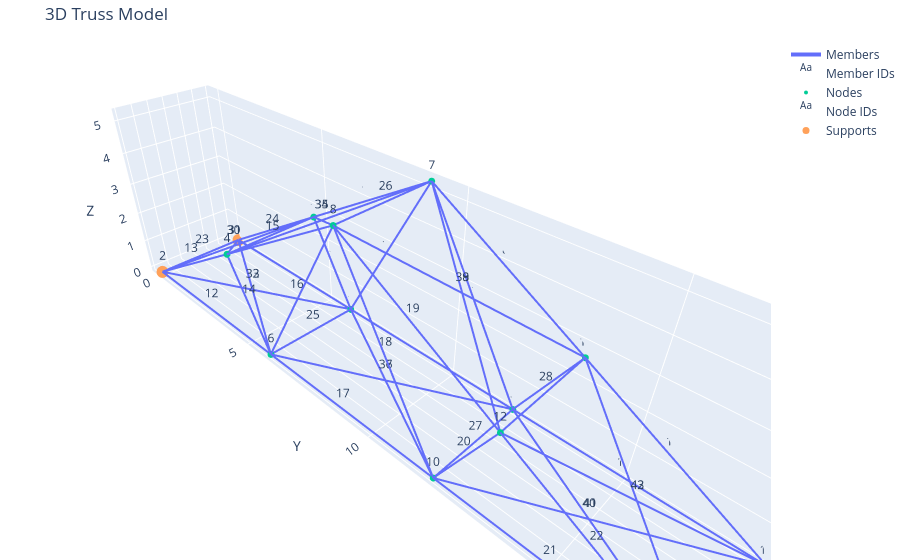
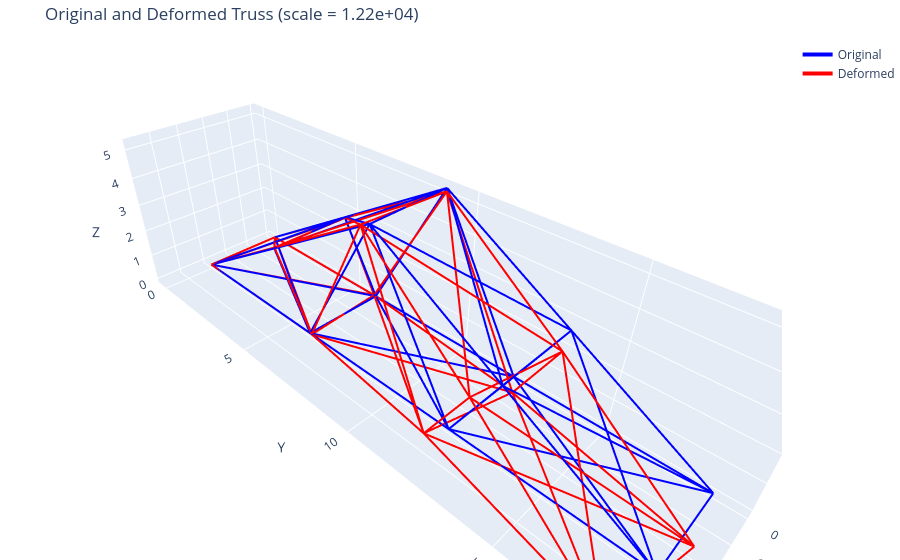

These figures' notebook cell, in order:
### Markdown cell above
### Validation Fabrication Error Loads

### Code cell
filepath = 'inputs/validation_truss_fab_error.json'

result = solver.truss_solver(filepath)
pp = postprocess.output(filepath, result, show_member_ids=True, table_output="xlsx")

### Figure 1 — Plotly figure (JSON) as saved in the notebook; plotly's stock layout.template omitted (floating-point values rounded to 4 significant figures; data arrays with more than 128 entries replaced by an {"elided": "..."} marker saying what was removed)
{"data": [{"line": {"width": 4}, "mode": "lines", "name": "Members", "type": "scatter3d", "x": {"elided": "129 int values"}, "y": {"elided": "129 float values"}, "z": {"elided": "129 float values"}}, {"mode": "text", "name": "Member IDs", "text": ["1", "2", "3", "4", "5", "6", "7", "8", "9", "10", "11", "12", "13", "14", "15", "16", "17", "18", "19", "20", "21", "22", "23", "24", "25", "26", "27", "28", "29", "30", "31", "32", "33", "34", "35", "36", "37", "38", "39", "40", "41", "42", "43"], "type": "scatter3d", "x": [0, 0, 0, 0, 0, 0, 0, 0, 0, 0, 0, 3, 3, 3, 3, 3, 3, 3, 3, 3, 3, 3, 1.5, 1.5, 1.5, 1.5, 1.5, 1.5, 1.5, 1.5, 1.5, 1.5, 1.5, 1.5, 1.5, 1.5, 1.5, 1.5, 1.5, 1.5, 1.5, 1.5, 1.5], "y": [3, 2.25, 5.25, 6.75, 7.5, 9, 10.5, 11.25, 12.75, 15, 15.75, 3, 2.25, 5.25, 6.75, 7.5, 9, 10.5, 11.25, 12.75, 15, 15.75, 0, 4.5, 6, 9, 12, 13.5, 18, 2.25, 2.25, 3, 3, 6.75, 6.75, 9, 9, 11.25, 11.25, 15, 15, 15.75, 15.75], "z": [0, 1.299, 1.299, 3.897, 2.598, 0, 2.598, 3.897, 1.299, 0, 1.299, 0, 1.299, 1.299, 3.897, 2.598, 0, 2.598, 3.897, 1.299, 0, 1.299, 0, 2.598, 0, 5.196, 0, 2.598, 0, 1.299, 1.299, 0, 0, 3.897, 3.897, 0, 0, 3.897, 3.897, 0, 0, 1.299, 1.299]}, {"marker": {"size": 4}, "mode": "markers", "name": "Nodes", "type": "scatter3d", "x": [0, 3, 0, 3, 0, 3, 0, 3, 0, 3, 0, 3, 0, 3], "y": [0, 0, 4.5, 4.5, 6, 6, 9, 9, 12, 12, 13.5, 13.5, 18, 18], "z": [0, 0, 2.598, 2.598, 0, 0, 5.196, 5.196, 0, 0, 2.598, 2.598, 0, 0]}, {"mode": "text", "name": "Node IDs", "text": ["1", "2", "3", "4", "5", "6", "7", "8", "9", "10", "11", "12", "13", "14"], "textposition": "top center", "type": "scatter3d", "x": [0, 3, 0, 3, 0, 3, 0, 3, 0, 3, 0, 3, 0, 3], "y": [0, 0, 4.5, 4.5, 6, 6, 9, 9, 12, 12, 13.5, 13.5, 18, 18], "z": [0, 0, 2.598, 2.598, 0, 0, 5.196, 5.196, 0, 0, 2.598, 2.598, 0, 0]}, {"marker": {"size": 7}, "mode": "markers", "name": "Supports", "type": "scatter3d", "x": [0, 3, 0, 3], "y": [0, 0, 18, 18], "z": [0, 0, 0, 0]}], "layout": {"margin": {"b": 0, "l": 0, "r": 0, "t": 40}, "scene": {"aspectmode": "data", "xaxis": {"title": {"text": "X"}}, "yaxis": {"title": {"text": "Y"}}, "zaxis": {"title": {"text": "Z"}}}, "showlegend": true, "title": {"text": "3D Truss Model"}}}

### Figure 2 — Plotly figure (JSON) as saved in the notebook; plotly's stock layout.template omitted (floating-point values rounded to 4 significant figures; data arrays with more than 128 entries replaced by an {"elided": "..."} marker saying what was removed)
{"data": [{"line": {"color": "blue", "width": 4}, "mode": "lines", "name": "Original", "type": "scatter3d", "x": {"elided": "129 int values"}, "y": {"elided": "129 float values"}, "z": {"elided": "129 float values"}}, {"line": {"color": "red", "width": 4}, "mode": "lines", "name": "Deformed", "type": "scatter3d", "x": {"elided": "129 float values"}, "y": {"elided": "129 float values"}, "z": {"elided": "129 float values"}}], "layout": {"margin": {"b": 0, "l": 0, "r": 0, "t": 40}, "scene": {"aspectmode": "data", "xaxis": {"title": {"text": "X"}}, "yaxis": {"title": {"text": "Y"}}, "zaxis": {"title": {"text": "Z"}}}, "title": {"text": "Original and Deformed Truss (scale = 1.22e+04)"}}}
